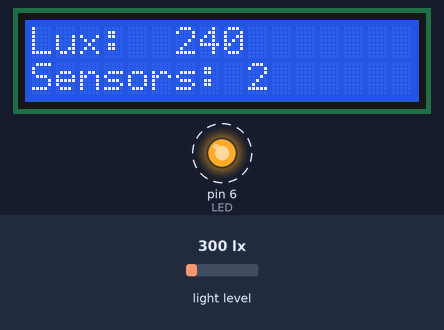
Recording of a sketch running on a simulated Arduino Uno, built with avr-gcc and run on an emulated ATmega328P. Parts: 16×2 character LCD, output pins drawn as LEDs (lit = HIGH). Wiring (inferred from the names in the program): BH1750 light sensor at I2C address 0x23; BH1750 light sensor at I2C address 0x5C; character LCD (HD44780): RS pin 7; E pin 8; data pin 0, pin 1, pin 4, pin 5. Dashed ring = blinking. Inputs (shaded band) come from the test bench; at power-on: light level 300 lx. Pins used as bus, display or sensor lines are not drawn.

Above: at 5.7 s.
5.8 s: light level set to 40 lx
At 6.27 s:
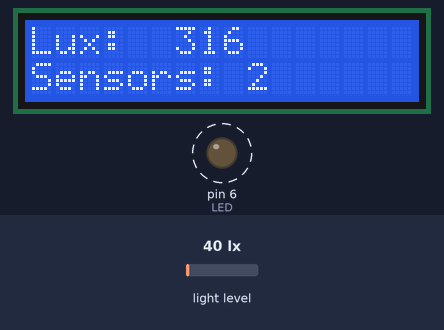
7.4 s: light level set to 500 lx
At 7.91 s:
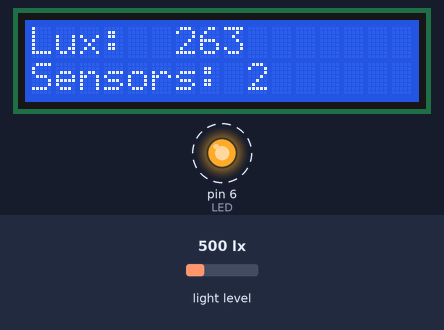
9.1 s: light level set to 1000 lx
At 12.1 s:
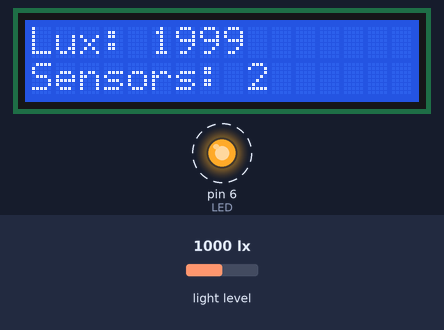
Timing chart, 0 to 16.7 s (numbered marks = the images above; inputs shaded):
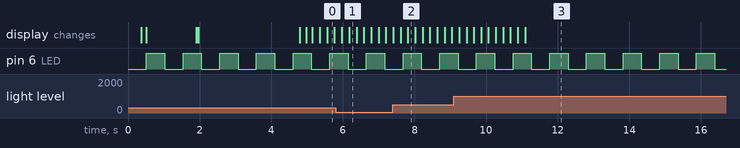

Measured:
- by itself, pin 6 (LED): alternates HIGH for 0.51 s and LOW for 0.51 s

The sketch:

PROG.ino
```cpp
#include <avr/io.h>
#include <avr/interrupt.h>
#include <stdio.h>

#define F_CPU 16000000UL

// LCD PIN MAPPINGS (4-bit mode)
#define LCD_RS PORTD |= (1 << PD7)  // RS Pin 7
#define LCD_RS_LOW PORTD &= ~(1 << PD7)

#define LCD_EN PORTB |= (1 << PB0)  // EN Pin 8
#define LCD_EN_LOW PORTB &= ~(1 << PB0)

#define LCD_D4 PORTD |= (1 << PD0)  // D4 Pin 0
#define LCD_D4_LOW PORTD &= ~(1 << PD0)

#define LCD_D5 PORTD |= (1 << PD1)  // D5 Pin 1
#define LCD_D5_LOW PORTD &= ~(1 << PD1)

#define LCD_D6 PORTD |= (1 << PD4)  // D6 Pin 4
#define LCD_D6_LOW PORTD &= ~(1 << PD4)

#define LCD_D7 PORTD |= (1 << PD5)  // D7 Pin 5
#define LCD_D7_LOW PORTD &= ~(1 << PD5)


#define BH1750_ADDR1 0x23  //Default I2C address (0x23) ADDR GND
#define BH1750_ADDR2 0x5C // ADDR VCC
#define BH1750_POWER_DOWN 0x00
#define BH1750_POWER_ON 0x01
#define BH1750_CONT_HIGH_RES_MODE2 0x11  // Continuous measurement, 0.5 lux resolution, 180ms typical time


volatile uint8_t contador = 0;
volatile char flag_2ms = 0;
volatile uint8_t display_counter = 0;
uint16_t lux_value = 0;
uint16_t servo_pwm_value = 188;

//Detect BH1750
uint8_t sensor_count = 0;  // 0, 1, ou 2
uint8_t sensor1_present = 0;
uint8_t sensor2_present = 0;

// Averaging: Buffer for last 5 readings
#define AVG_SAMPLES 10
uint16_t lux_buffer[AVG_SAMPLES] = {0};
uint8_t buffer_index = 0;
uint16_t averaged_lux = 0;

// --- Utility Delays ---
void short_delay(void) {  // ~1 us
    __asm__ volatile (
        "nop\n\t" "nop\n\t" "nop\n\t" "nop\n\t"
        "nop\n\t" "nop\n\t" "nop\n\t" "nop\n\t"
        "nop\n\t" "nop\n\t" "nop\n\t" "nop\n\t"
        "nop\n\t" "nop\n\t" "nop\n\t" "nop\n\t"
        ::: "memory"
    );
}

void delay_us(uint16_t us) {
    for (uint16_t i = 0; i < us; i++) {
        uint8_t j;
        for (j = 0; j < 4; j++) {
            short_delay();
        }
    }
}

void delay_ms(uint8_t ms) {
    for (uint8_t i = 0; i < ms; i++) {
        delay_us(1000);
    }
}

// --- Timer ISR (runs every 2ms) ---
ISR(TIMER0_COMPA_vect){
    flag_2ms = 1;
    contador++;
    if (contador >= 250) { // 250 * 2ms = 0.5s
        PORTD ^= (1 << PD6); // Toggle PD6 for 1Hz signal check
        contador = 0;
    }
    display_counter++;
}

// --- LCD Functions ---
void lcd_pulse_en(void) {
    LCD_EN;
    short_delay();  // 1 us high level
    LCD_EN_LOW;
    delay_us(50);  // Low level during 50 us
}
void lcd_write_data(uint8_t bits_on) {
    if (bits_on & 0b00000001) LCD_D4; else LCD_D4_LOW;
    if (bits_on & 0b00000010) LCD_D5; else LCD_D5_LOW;
    if (bits_on & 0b00000100) LCD_D6; else LCD_D6_LOW;
    if (bits_on & 0b00001000) LCD_D7; else LCD_D7_LOW;
    lcd_pulse_en();
}
void lcd_write_byte(uint8_t data, uint8_t rs) {
    if (rs) LCD_RS; else LCD_RS_LOW;
    lcd_write_data(data >> 4);  // High bits
    lcd_write_data(data & 0b00001111);  // Low bits
    if(rs){
        delay_us(100);
    }else delay_ms(2);
}
void lcd_init(void) {
    // Setup LCD control and data pins as outputs
    DDRB |= (1 << PB0);  // EN output
    DDRD |= (1 << PD0) | (1 << PD1) | (1 << PD4) | (1 << PD5) | (1 << PD7);  // D4-D7 and RS outputs

    delay_ms(50);  // Power-on wait

    // 4-bit init sequence
    LCD_RS_LOW;// Instruction
    lcd_write_data(0b00000011); delay_ms(5);
    lcd_write_data(0b00000011); delay_us(100);
    lcd_write_data(0b00000011); delay_us(100);
    lcd_write_data(0b00000010); delay_us(100);  //4-bit

    lcd_write_byte(0b00101000, 0);  // Function set: 4-bit, 2 lines, 5x8 dots

    lcd_write_byte(0b00001100, 0);  // Display on, cursor off, blink off
    lcd_write_byte(0b00000001, 0);  // Clear Display
    delay_ms(2);  // Clear takes time
    lcd_write_byte(0b00000110, 0);  // Entry mode: Increment cursor, no display shift
}
void lcd_clear(void) {
    lcd_write_byte(0b00000001, 0); delay_ms(2);
}
void lcd_set_cursor(uint8_t row, uint8_t col) {
    uint8_t addr;
        if (row == 0) {
            addr = 0b10000000 + col;
}       else { // row = 1
            addr = 0b11000000 + col;
}
lcd_write_byte(addr, 0);
}
void lcd_write_string(const char* str) {
    while (*str) {
        lcd_write_byte(*str++, 1);
    }
}

void inic_i2c(void){
    TWCR |= (1<< TWEN); //twi controla os pinos scl e sda
    TWSR = 0;// prescaler a 1
    TWBR =17;// SCL a 320khz
    DDRC &= ~((1 << PC4) | (1 << PC5));
    PORTC |= (1 << PC4) | (1 << PC5);
}

void i2c_start(void){
    TWCR = (1 << TWINT) | (1 << TWSTA) | (1 << TWEN);
    while (!(TWCR & (1 << TWINT))); //espera pelo set da flag TWINT
}

void i2c_stop(void) {
    TWCR = (1 << TWINT) | (1 << TWSTO) | (1 << TWEN);
}

void i2c_write(uint8_t data) {
    // Load SLA_W into TWI data register
    TWDR = data;
    // Start transmission
    TWCR = (1 << TWINT) | (1 << TWEN);
    while (!(TWCR & (1 << TWINT)));
}

uint8_t i2c_read_ack(void) {
    // Set TWINT (clear flag), TWEN, and TWEA (send ACK after receiving byte)
    TWCR = (1 << TWINT) | (1 << TWEN) | (1 << TWEA);

    // Wait for the TWINT flag to be set, indicating byte reception is complete
    while (!(TWCR & (1 << TWINT)));

    // Return the received data from the TWI data register
    return TWDR;
}

uint8_t i2c_read_nack(void) {
    // Set TWINT (clear flag), TWEN, but DO NOT set TWEA (send NACK after receiving byte)
    TWCR = (1 << TWINT) | (1 << TWEN);

    // Wait for the TWINT flag to be set, indicating byte reception is complete
    while (!(TWCR & (1 << TWINT)));

    // Return the received data
    return TWDR;
}

uint8_t i2c_get_status(void){
    return TWSR & 0b11111000;
}

uint8_t bh1750_send(uint8_t addr, uint8_t data){
    i2c_start();
        if(i2c_get_status() != 0x08){ // check for start
            i2c_stop();
            return 0;
        }

    i2c_write(addr << 1 | 0);
        if(i2c_get_status() != 0x18){//SLA+W, ACK received
            i2c_stop();
            return 0;
        }

    i2c_write(data);
        if (i2c_get_status() != 0x28){ // Data byte transmitted, ACK received
            i2c_stop();
            return 0;
        }
i2c_stop();
return 1;
}
uint16_t bh1750_read(uint8_t addr){
    uint8_t high_byte, low_byte;

    i2c_start();
    if (i2c_get_status() != 0x08){ // check for start
            i2c_stop();
            return 0;
        }

    i2c_write((addr << 1) | 1);
    if (i2c_get_status() != 0x40){ //SLA+R; ACK received
            i2c_stop();
            return 0;
        }

    high_byte = i2c_read_ack();  // Read high byte, send ACK
    low_byte = i2c_read_nack();  // Read low byte, send NACK (end of read)

    i2c_stop();

    // lux: (data) / 1.2
    uint16_t data = (high_byte << 8) | low_byte;

    return (uint16_t)((float)data / 1.2);
}
void detect_sensors(void){
    sensor1_present = bh1750_send(BH1750_ADDR1, BH1750_POWER_ON) && bh1750_send(BH1750_ADDR1, BH1750_CONT_HIGH_RES_MODE2);
    sensor2_present = bh1750_send(BH1750_ADDR2, BH1750_POWER_ON) && bh1750_send(BH1750_ADDR2, BH1750_CONT_HIGH_RES_MODE2);
    sensor_count = sensor1_present + sensor2_present;
}
uint16_t bh1750_read_sensors(void){
    uint16_t lux1 = 0, lux2 = 0;
    if (sensor1_present) lux1 = bh1750_read(BH1750_ADDR1);
    if (sensor2_present) lux2 = bh1750_read(BH1750_ADDR2);

    if (sensor_count == 1) {

        if (lux1 > 0) {
            return lux1;
        } else {
            return lux2;
        }
    }
    if (sensor_count == 2) return(uint16_t)((float)(lux1 + lux2)) / 2;
    return 0;  // No sensors
}
void bh1750_init(void) {
    detect_sensors();
}
// --- Averaging Function ---
uint16_t average_lux(uint16_t new_reading) {
    lux_buffer[buffer_index] = new_reading;
    buffer_index = (buffer_index + 1) % AVG_SAMPLES;

    uint32_t sum = 0;
    for (uint8_t i = 0; i < AVG_SAMPLES; i++) {
        sum += lux_buffer[i];
    }
    return sum / AVG_SAMPLES;
}
void pwm_Servo_init(void){

DDRB |= (1 << PB1);
TCCR1A |= (1 << COM1A1) | (1 << WGM11);
TCCR1B |= (1 << WGM13) | (1 << CS11) | (1 << CS10);
ICR1 = 2500;
OCR1A = 188; // posiçao 0 do motor

}


// --- Timer 0 for 2ms interrupt (for timing and toggling PD6) ---
void onda1Hz_init(void) {
    DDRD |= (1 << PD6); // PD6 as output (LED check)
    PORTD &= ~(1 << PD6); // Initial state low

    // Timer0 CTC mode (Clear Timer on Compare Match)
    TCCR0A = (1 << WGM01);   // CTC mode
    TCCR0B = (1 << CS02) | (1 << CS00); // Prescaler 1024
    // OCR0A = (F_CPU / (Prescaler * Target_Freq)) - 1
    // OCR0A = (16000000 / (1024 * 500)) - 1 = 31.25 - 1 = 30
    OCR0A = 31; // 31 clock cycles for a 2ms interrupt (500Hz)
    TIMSK0 = (1 << OCIE0A); // Enable Output Compare Match A Interrupt
    sei(); // Enable global interrupts
}

void inic(void) {
    onda1Hz_init();

    lcd_init();
    lcd_clear();
    lcd_set_cursor(0, 0);
    lcd_write_string("Lux Meter V1.0");
    delay_ms(1500);

    inic_i2c(); // TWI/I2C initialization
    bh1750_init(); // BH1750 power on and mode set

    lcd_clear();
    lcd_set_cursor(0, 0);
    if (sensor_count == 0) {
        lcd_write_string("No Sensor");
        delay_ms(1500);
    } else if (sensor_count == 1) {
        lcd_write_string("1 Sensor Ready");
        delay_ms(1500);
    } else {
        lcd_write_string("2 Sensors Ready");
        delay_ms(1500);
    }
    delay_ms(1500);
    lcd_clear();
}

int main(void) {
    inic();
    char buffer[32];  // Increased buffer size to prevent overflow
    while (1) {
        if (flag_2ms) {
            flag_2ms = 0;  // Clear flag

            // Update every 200ms (100 * 2ms).
            // This ensures the 180ms measurement time for High-Res mode is met.
            if (display_counter >= 100) {
                display_counter = 0;

                // Read BH1750 lux value
                lux_value = bh1750_read_sensors();
                averaged_lux = average_lux(lux_value);

                // Line 1: Display Lux
                lcd_set_cursor(0, 0);
                // Use %4d to pad with spaces and " lx" for units
                sprintf(buffer, "Lux: %4u", averaged_lux);
                lcd_write_string(buffer);

                // Clear the second line
                lcd_set_cursor(1, 0);
                sprintf(buffer, "Sensors: %d", sensor_count);
                lcd_write_string(buffer); // 16 spaces
            }
        }
    }

    return 0;
}
```
